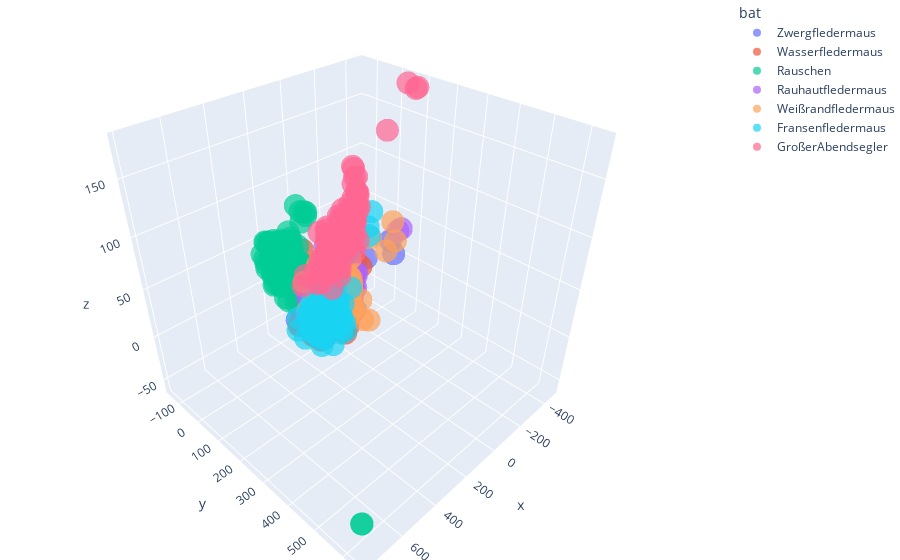

This figure's notebook cell:
### Markdown cell above
##### Plot 3D PCA inklusive Rauschen

### Code cell
import plotly.express as px
df = px.data.iris()
fig = px.scatter_3d(reduced_data_3D, x='x', y='y', z='z', color='bat', 
                    opacity=0.7)
fig.update_layout(margin=dict(l=0, r=0, b=0, t=0))
fig.show()
